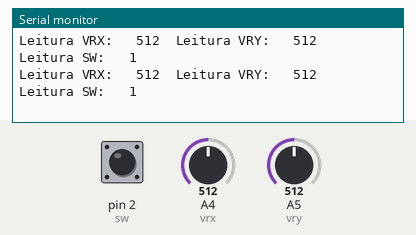
Simulated run of this program. Board: Arduino Uno, built with avr-gcc and run on an emulated ATmega328P. On the bench: the last lines printed to the serial monitor. Inputs (shaded band) come from the test bench; at power-on: A4 (vrx) = 512, A5 (vry) = 512, pin 2 (sw) HIGH.

Above: at 1.2 s.
1.3 s: A4 (vrx) set to 105
At 1.42 s:
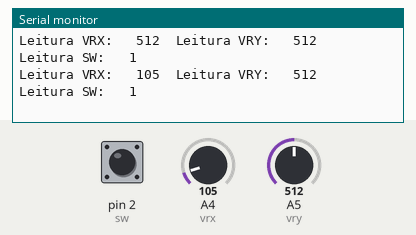
4.3 s: A4 (vrx) set to 92
At 4.34 s:
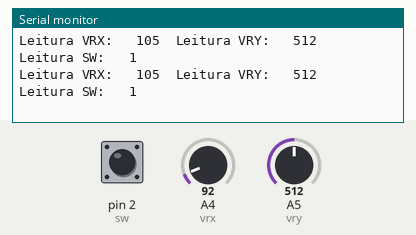
7.3 s: A5 (vry) set to 104
At 7.31 s:
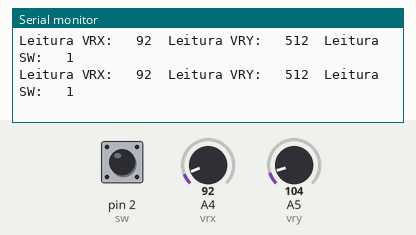
10.3 s: A5 (vry) set to 91
At 10.33 s:
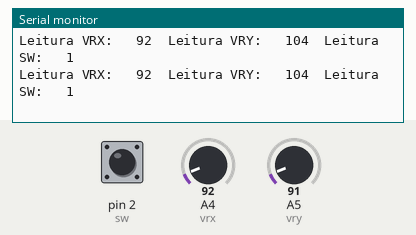
Timing chart, 0 to 13.3 s (numbered marks = the images above; inputs shaded):
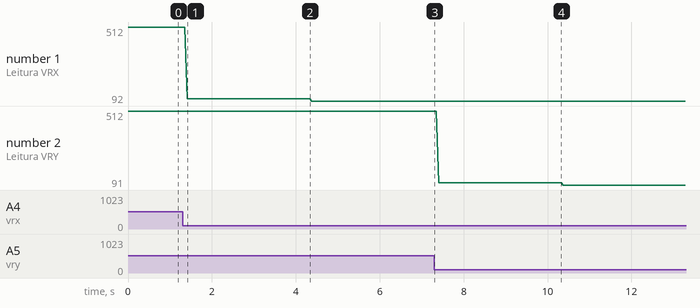

The program:

main.cpp
```cpp
#include <Arduino.h>

// Definição dos pinos
int const vrx = A4;
int const vry = A5;
int const sw = 2;

// Armazenamento das leituras
int leitura_btn = 0, leitura_vrx, leitura_vry;

void setup() {
  Serial.begin(9600);
  pinMode(vrx, INPUT);
  pinMode(vry, INPUT);
  pinMode(sw, INPUT_PULLUP);
}

void loop() {
  leitura_vrx = analogRead(vrx);
  leitura_vry = analogRead(vry);
  leitura_btn = digitalRead(sw);

  Serial.print("Leitura VRX: ");
  Serial.print("\t");
  Serial.print(leitura_vrx);
  Serial.print("\t");
  Serial.print("Leitura VRY: ");
  Serial.print("\t");
  Serial.print(leitura_vry);
  Serial.print("\t");
  Serial.print("Leitura SW: ");
  Serial.print("\t");
  Serial.println(leitura_btn);

  delay(10);
}
```

Measured:
- after the input at 1.3 s, the serial monitor: prints a new line after 0.11 s (image 1)
- plotted number 1: 512 → 105 after the input at 1.3 s, 105 → 92 after the input at 4.3 s
- plotted number 2: 512 → 104 after the input at 7.3 s, 104 → 91 after the input at 10.3 s
